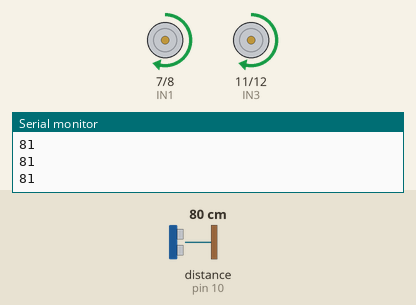
Simulated run of this sketch. Board: Arduino Uno, built with avr-gcc and run on an emulated ATmega328P. Shown: motor-driver pin pairs drawn as motors (green arrow = first pin HIGH = forward, orange = second pin HIGH = backward, longer = more drive, scaled by the enable pin), the last lines printed to the serial monitor. The inputs (shaded band) are chosen by the test bench; at power-on: distance to the obstacle (sensor on pin 10) 80 cm. The echo pulse lasts 58.3 µs per cm.

Above: at 1.2 s.
1.3 s: distance to the obstacle (sensor on pin 10) set to 22 cm
2.8 s: distance to the obstacle (sensor on pin 10) set to 18 cm
At 3.5 s:
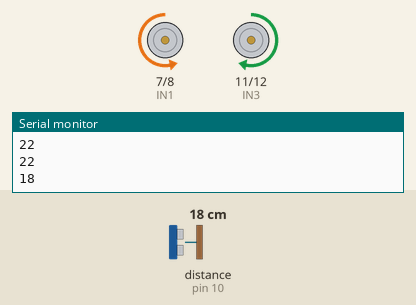
5.8 s: distance to the obstacle (sensor on pin 10) set to 35 cm
At 7.1 s:
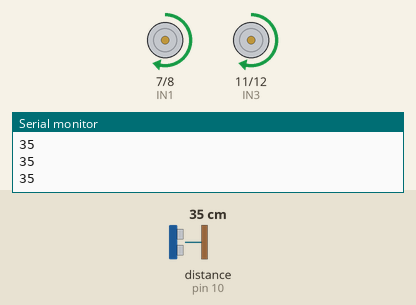
7.7 s: distance to the obstacle (sensor on pin 10) set to 2 cm
At 7.87 s:
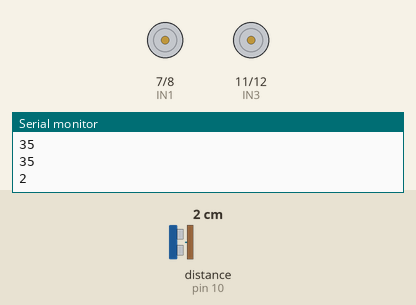
Timing chart, 0 to 11.7 s (numbered marks = the images above; inputs shaded):
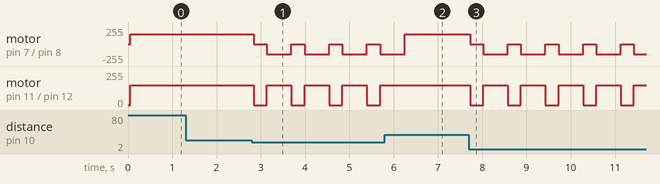

Measured:
- the behaviour switches between 20 and 19 cm on distance to the obstacle (sensor on pin 10) (found by bisection; images 0 and 1)
- after the input at 2.8 s, motor on pin 7 (IN1) / pin 8 (IN2): alternates backward 150/255 for 0.55 s and stopped for 0.30 s, starting at once; motor on pin 11 (IN3) / pin 12 (IN4): alternates forward 150/255 for 0.55 s and stopped for 0.30 s, starting at once
- after the input at 5.8 s, motor on pin 11 (IN3) / pin 12 (IN4): stops changing and stays forward 150/255
- after the input at 7.7 s, motor on pin 7 (IN1) / pin 8 (IN2): alternates backward 150/255 for 0.55 s and stopped for 0.30 s, starting at once; motor on pin 11 (IN3) / pin 12 (IN4): alternates forward 150/255 for 0.55 s and stopped for 0.30 s, starting at once

The sketch:

rover_obstacle_avoidance.ino
```cpp
/*
  Smart Mars Rover AI - Obstacle Avoidance
  ----------------------------------------
  Reads distance from an ultrasonic sensor (HC-SR04) using the NewPing
  library, and drives two DC motors via an L298N/L293D motor driver.

  Behavior:
    - If an obstacle is closer than 20 cm -> stop, turn right, then continue.
    - Otherwise -> move forward.

  This is the "reflex" layer of the rover. The Q-learning logic (see
  python/q_learning_rover.py) is trained separately; this sketch is the
  hardware-side behavior it will eventually be adapted to follow.

  Library required: NewPing
  (Arduino IDE -> Sketch -> Include Library -> Manage Libraries -> search "NewPing")
*/

#include <NewPing.h>

// ---- Ultrasonic sensor pins ----
#define TRIGGER_PIN 9
#define ECHO_PIN 10
#define MAX_DISTANCE 200   // Max distance we care about, in cm

// ---- Motor driver pins ----
#define ENA 5   // Left motor speed (PWM)
#define ENB 6   // Right motor speed (PWM)
#define IN1 7   // Left motor direction pin 1
#define IN2 8   // Left motor direction pin 2
#define IN3 11  // Right motor direction pin 1
#define IN4 12  // Right motor direction pin 2

NewPing sonar(TRIGGER_PIN, ECHO_PIN, MAX_DISTANCE);

void setup() {
  pinMode(ENA, OUTPUT);
  pinMode(ENB, OUTPUT);
  pinMode(IN1, OUTPUT);
  pinMode(IN2, OUTPUT);
  pinMode(IN3, OUTPUT);
  pinMode(IN4, OUTPUT);

  Serial.begin(9600);
}

void loop() {
  delay(50); // NewPing recommends a small delay between pings

  int distance = sonar.ping_cm();
  Serial.println(distance); // Useful for debugging over Serial Monitor

  if (distance > 0 && distance < 20) {
    stopMotors();
    delay(300);
    turnRight();
    delay(500);
  } else {
    moveForward();
  }
}

void moveForward() {
  digitalWrite(IN1, HIGH);
  digitalWrite(IN2, LOW);
  digitalWrite(IN3, HIGH);
  digitalWrite(IN4, LOW);
  analogWrite(ENA, 150);
  analogWrite(ENB, 150);
}

void stopMotors() {
  digitalWrite(IN1, LOW);
  digitalWrite(IN2, LOW);
  digitalWrite(IN3, LOW);
  digitalWrite(IN4, LOW);
}

void turnRight() {
  digitalWrite(IN1, LOW);
  digitalWrite(IN2, HIGH);
  digitalWrite(IN3, HIGH);
  digitalWrite(IN4, LOW);
}
```
